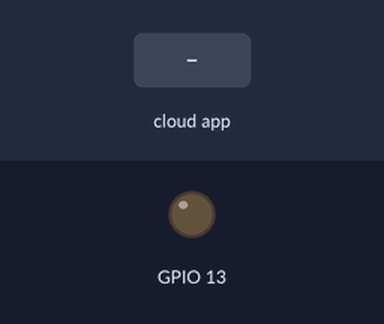
Bench run of a sketch on a simulated ESP8266 (NodeMCU). On the bench: output pins drawn as LEDs (lit = HIGH). Inputs (shaded band) come from the test bench. WiFi joins after 1.5 s; servers stay silent unless stated; no MQTT or app messages arrive unless stated; what the sketch prints to the serial monitor is not drawn.

Above: at 2.7 s.
2.8 s: the phone or cloud app sets bulb to 1
At 4.0 s:
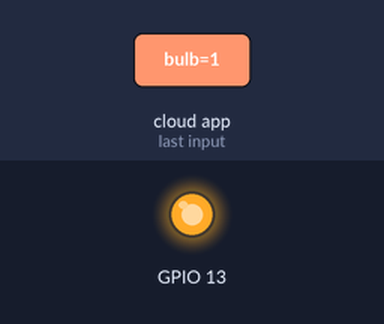
4.3 s: the phone or cloud app sets bulb to 0
At 5.6 s:
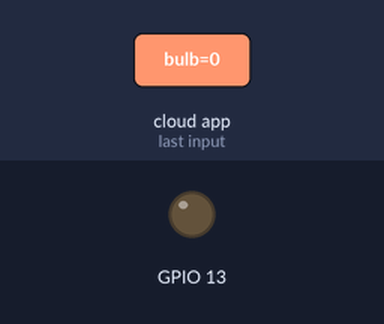
Timing chart, 0 to 7.3 s (numbered marks = the images above; inputs shaded):
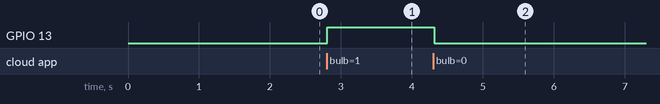

Measured:
- after the input at 2.8 s, GPIO 13: LOW → HIGH at once
- after the input at 4.3 s, GPIO 13: HIGH → LOW at once

The sketch:

Code.ino
```cpp
#include <ESP8266WiFi.h>
#include "Adafruit_MQTT.h"
#include "Adafruit_MQTT_Client.h"

/************************* WiFi Access Point *********************************/

#define WLAN_SSID       "wifiname"
#define WLAN_PASS       "wifipass"

/************************* MQTT Setup *********************************/

#define MQTT_SERVER      "iot.reyax.com"
#define MQTT_USER        "mqtt_username"
#define MQTT_PASSWORD    "mqtt_password"

/************ Global State (you don't need to change this!) ******************/

// Create an ESP8266 WiFiClient class to connect to the MQTT server.
WiFiClient client;

Adafruit_MQTT_Client mqtt(&client, MQTT_SERVER, 1883, MQTT_USER, MQTT_PASSWORD);

/****************************** Feeds ***************************************/

Adafruit_MQTT_Subscribe TOPIC1 = Adafruit_MQTT_Subscribe(&mqtt, "bulb");

Adafruit_MQTT_Publish TOPIC2 = Adafruit_MQTT_Publish(&mqtt, "counter");


/*************************** Sketch Code ************************************/

// Bug workaround for Arduino 1.6.6, it seems to need a function declaration
// for some reason (only affects ESP8266, likely an arduino-builder bug).
void MQTT_connect();

void setup() {
  Serial.begin(115200);
  delay(10);
  pinMode(13,OUTPUT);

  // Connect to WiFi access point.
  Serial.println(); Serial.println();
  Serial.print("Connecting to ");
  Serial.println(WLAN_SSID);

  WiFi.begin(WLAN_SSID, WLAN_PASS);
  while (WiFi.status() != WL_CONNECTED) {
    delay(500);
    Serial.print(".");
  }
  Serial.println();

  Serial.println("WiFi connected");
  Serial.println("IP address: "); Serial.println(WiFi.localIP());

  mqtt.subscribe(&TOPIC1);
}

uint32_t x=0;
int cnt = 0;

void loop() {

  MQTT_connect();

  Adafruit_MQTT_Subscribe *subscription;
  while ((subscription = mqtt.readSubscription(5000))) {
    if (subscription == &TOPIC1) {
      Serial.print(F("Got: "));
      Serial.println((char *)TOPIC1.lastread);
     uint16_t num = atoi((char *)TOPIC1.lastread);
     digitalWrite(13,num);
    }
  }


  Serial.print(F("\nSending counter "));
  Serial.print(cnt);
  Serial.print("...");
  if (! TOPIC2.publish(cnt++)) {
    Serial.println(F("Failed"));
  } else {
    Serial.println(F("OK!"));
  }
}

// Function to connect and reconnect as necessary to the MQTT server.
// Should be called in the loop function and it will take care if connecting.
void MQTT_connect() {
  int8_t ret;

  // Stop if already connected.
  if (mqtt.connected()) {
    return;
  }

  Serial.print("Connecting to MQTT... ");

  uint8_t retries = 3;
  while ((ret = mqtt.connect()) != 0) { // connect will return 0 for connected
       Serial.println(mqtt.connectErrorString(ret));
       Serial.println("Retrying MQTT connection in 5 seconds...");
       mqtt.disconnect();
       delay(5000);  // wait 5 seconds
       retries--;
       if (retries == 0) {
         // basically die and wait for WDT to reset me
         while (1);
       }
  }
  Serial.println("MQTT Connected!");
}
```
